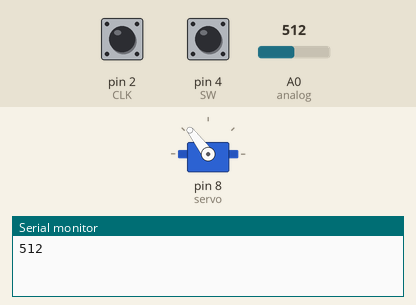
This sketch was run on a simulated Arduino Uno, built with avr-gcc and run on an emulated ATmega328P. Shown: servo, the last lines printed to the serial monitor. Inputs (shaded band) come from the test bench; at power-on: pin 4 (SW) HIGH, A0 (analog) = 512, pin 2 (CLK) HIGH.

Above: at 1.2 s.
1.3 s: pin 4 (SW) pulled LOW for 0.15 s
At 1.8 s:
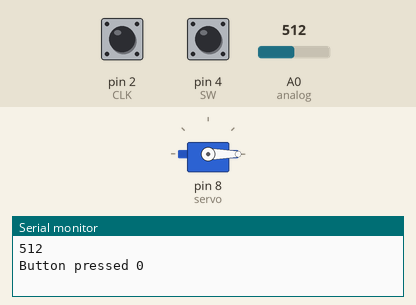
2.9 s: A0 (analog) set to 716
At 4.1 s:
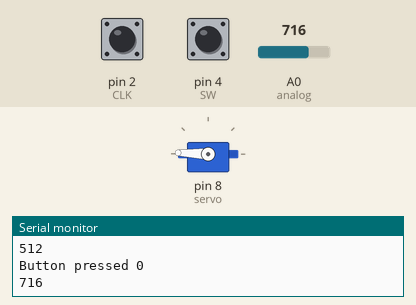
4.4 s: A0 (analog) set to 900
At 5.4 s:
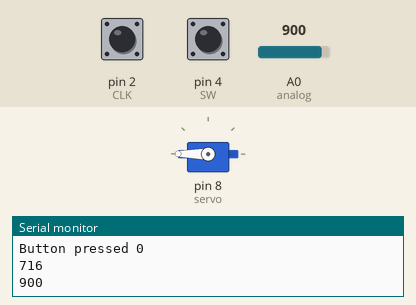
5.9 s: A0 (analog) set to 306
At 6.5 s:
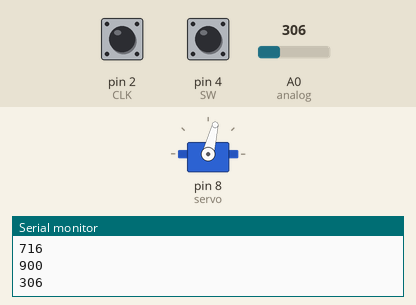
7.4 s: A0 (analog) set to 122
At 7.7 s:
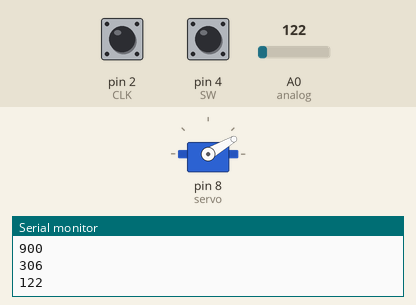
Timing chart, 0 to 10.4 s (numbered marks = the images above; inputs shaded):
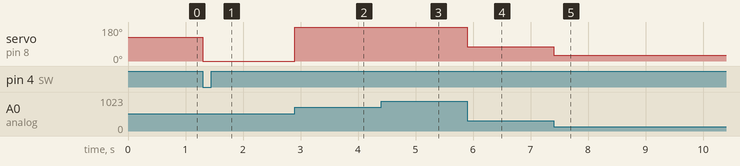

The sketch:

RotaryEncoder.ino
```cpp
#include <Servo.h>
#define CLK 2
#define DT 3
#define SW 4
#define analog A0

int counter = 0;
int currentStateCLK;
int lastStateCLK;
int lastSensorValue;
String currentDir ="";
unsigned long lastButtonPress = 0;
Servo servo;

void setup() {
  pinMode(CLK,INPUT);
  pinMode(DT,INPUT);
  pinMode(SW, INPUT_PULLUP);
  servo.attach(8, 1000, 2000);

  Serial.begin(9600);

  lastStateCLK = digitalRead(CLK);
}

void loop() {
  currentStateCLK = digitalRead(CLK);
  int sensorValue = analogRead(analog);

  if(lastSensorValue != sensorValue)
  {
    lastSensorValue = sensorValue;
    long outputValue = map(sensorValue,0,1023,0,255);
    servo.write(outputValue);
    Serial.println(sensorValue);
  }

  if (currentStateCLK != lastStateCLK  && currentStateCLK == 1){
    if (digitalRead(DT) != currentStateCLK) {
      counter--;
      currentDir ="CCW";
    } else {
      counter++;
      currentDir ="CW";
    }

    Serial.print("Direction: ");
    Serial.print(currentDir);
    Serial.print(" | Counter: ");
    Serial.println(counter);
  }
  lastStateCLK = currentStateCLK;

  int btnState = digitalRead(SW);
  if (btnState == LOW) {
    if (millis() - lastButtonPress > 50) {
      counter = 0;
      servo.write(counter);
      Serial.print("Button pressed ");
      Serial.println(counter);
    }
    lastButtonPress = millis();
  }
  delay(1);
}
```

Measured:
- after the input at 1.3 s, servo on pin 8 (servo): 127° → 0° at once
- after the input at 2.9 s, servo on pin 8 (servo): 0° → 178° at once
- after the input at 4.4 s, servo on pin 8 (servo): 178° → 180° at once
- after the input at 5.9 s, servo on pin 8 (servo): 180° → 76° at once
- after the input at 7.4 s, servo on pin 8 (servo): 76° → 30° at once
